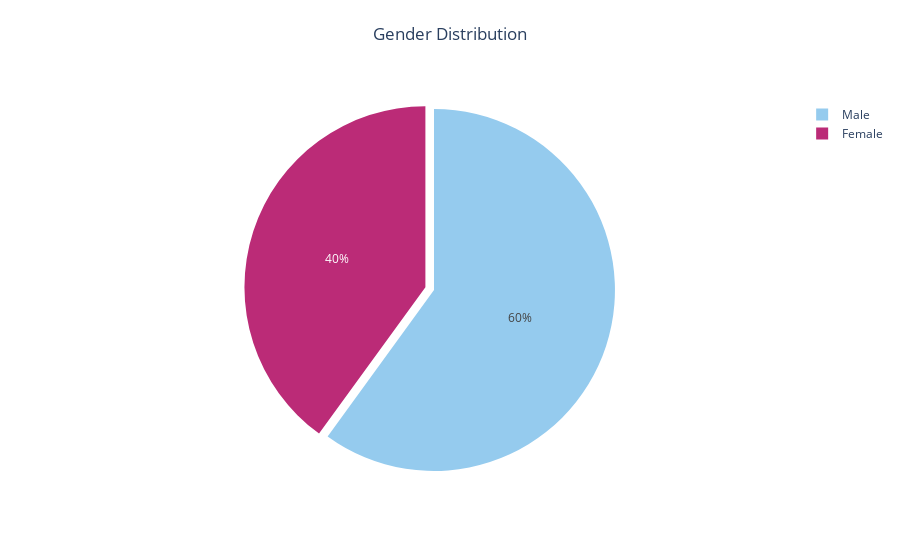
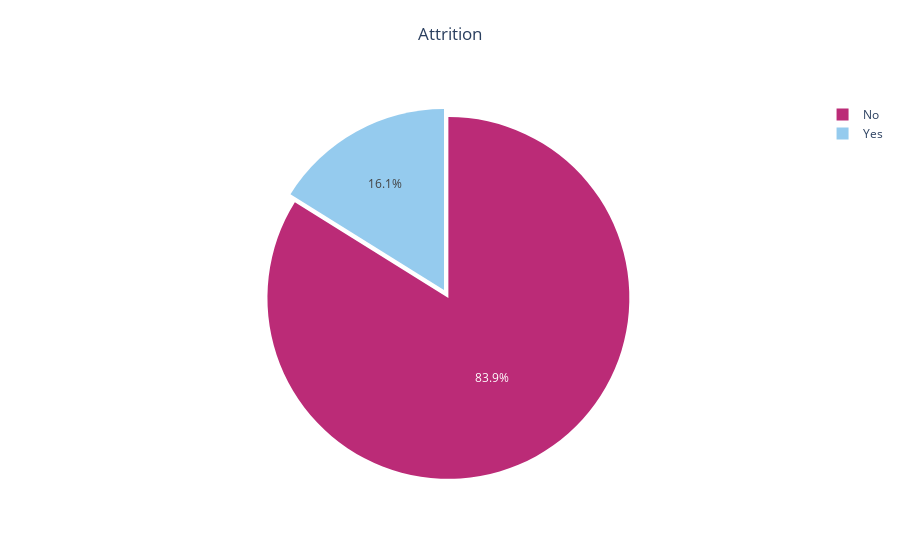

Notebook cell for these charts, in order:
### Code cell
def val_counts(df, var):
    counts = df[var].value_counts().sort_index()
    labels = counts.index
    sizes = counts.values
    return labels, sizes
#fig = make_subplots(rows=1, cols=2, specs=[[{"type": "pie"}, {"type": "pie"}]])

labels = val_counts(df, 'Gender')[0]
values= val_counts(df, 'Gender')[1]
labels2 = val_counts(df, 'Attrition')[0]
values2= val_counts(df, 'Attrition')[1]
colors = ['#bb2b77','#95cbee']

explode = (0.05, 0) # Explode the first slice (male) for emphasis

## Create a Pie chart
fig = go.Figure(data=[go.Pie(labels=labels, values=values,
                             pull=explode, marker=dict(colors=colors))])
fig2 = go.Figure(data=[go.Pie(labels=labels2, values=values2,
                             pull=explode, marker=dict(colors=colors))])
# Adjusting the position of the horizontal legend
fig.update_layout(
    title=dict(text='Gender Distribution', x=0.5, y=0.95)
)
fig2.update_layout(
    title=dict(text='Attrition', x=0.5, y=0.95)
)
fig.show()
fig2.show()

### Figure 1 — Plotly figure (JSON) as saved in the notebook; plotly's stock layout.template omitted (floating-point values rounded to 4 significant figures)
{"data": [{"labels": ["Female", "Male"], "marker": {"colors": ["#bb2b77", "#95cbee"]}, "pull": [0.05, 0], "type": "pie", "values": [588, 882]}], "layout": {"autosize": true, "title": {"text": "Gender Distribution", "x": 0.5, "y": 0.95}}}

### Figure 2 — Plotly figure (JSON) as saved in the notebook; plotly's stock layout.template omitted (floating-point values rounded to 4 significant figures)
{"data": [{"labels": ["No", "Yes"], "marker": {"colors": ["#bb2b77", "#95cbee"]}, "pull": [0.05, 0], "type": "pie", "values": [1233, 237]}], "layout": {"autosize": true, "title": {"text": "Attrition", "x": 0.5, "y": 0.95}}}
